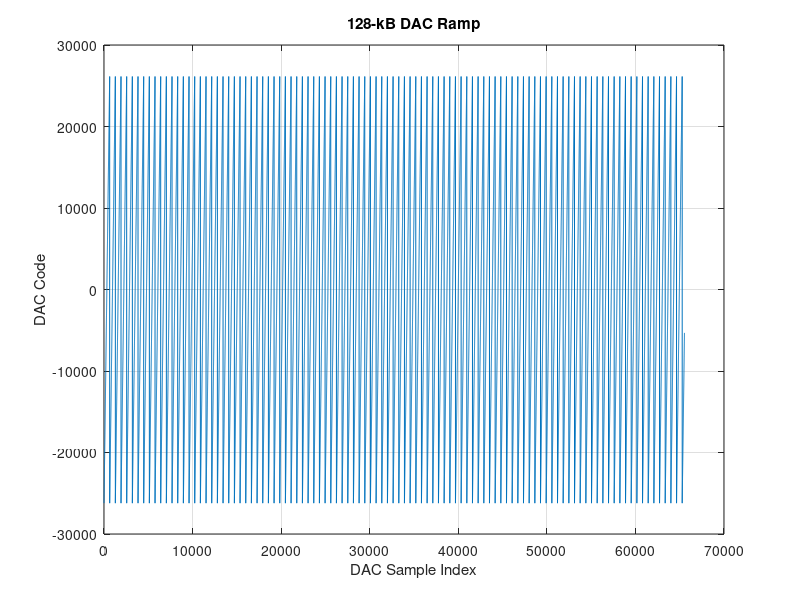
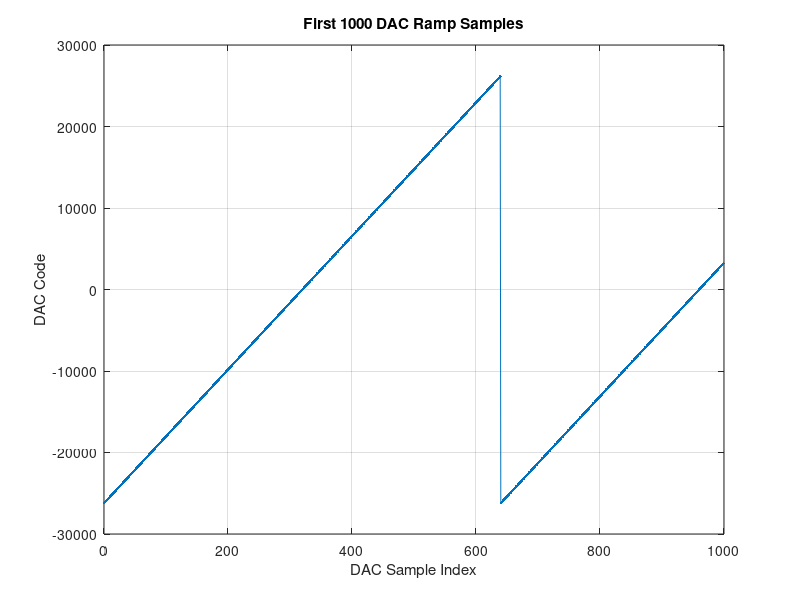

Recreate these plots in MATLAB, in order.
%% generate_dac_ramp_128k.m

clear;
clc;
close all;

%% ================================================================
% Configuration
% ================================================================

BRAM_SIZE_BYTES = 131072;    % 128 kB
BYTES_PER_SAMPLE = 2;        % int16
N = BRAM_SIZE_BYTES / BYTES_PER_SAMPLE; % 65536

Fs_dac = 6.4e9;              % DAC sample rate
f_ramp = 10e6;
amplitude = 0.80;            % 80% full scale

Ntotal = 65536;
Nperiod = round(Fs_dac / f_ramp); % 640 samples
Nperiods = floor(Ntotal / Nperiod);

fprintf('Number of samples = %d\n', N);
fprintf('BRAM bytes        = %d\n', N*BYTES_PER_SAMPLE);


%% ================================================================
% Generate ramp
%
% One complete sawtooth fills the entire 128-kB BRAM.
%
% First sample ~= -0.8 FS
% Last sample  ~= +0.8 FS
% Then playback wraps back to the first sample.
% ================================================================

one_ramp = linspace(-1, 1, Nperiod+1).';
one_ramp(end) = []; 

x = repmat(one_ramp, ceil(Ntotal/Nperiod), 1);
x = x(1:Ntotal);

% Quantization
x = int16(round(amplitude * 32767 * x));

% stop_ptr: 0x1FDC0


%% ================================================================
% Write binary file
%
% Sequential int16 samples:
%
% x0, x1, x2, ...
%
% 32 consecutive samples make each 512-bit URAM word.
% ================================================================

filename = 'dac_ramp_10MHz_128k.bin';

fid = fopen(filename, 'wb');

if fid == -1
    error('Could not open %s', filename);
end

fwrite(fid, x, 'int16', 0, 'ieee-le');

fclose(fid);


%% ================================================================
% Also generate HEX file for debugging if useful
% ================================================================

x_uint = typecast(x, 'uint16');

fid = fopen('dac_ramp_128k.hex', 'w');

for k = 1:N
    fprintf(fid, '%04X\n', x_uint(k));
end

fclose(fid);


%% ================================================================
% Information
% ================================================================

fprintf('\n');
fprintf('================ Ramp Information ================\n');

fprintf('DAC Fs                  = %.3f GSPS\n', ...
    Fs_dac/1e9);

fprintf('Target ramp frequency   = %.6f MHz\n', ...
    f_ramp/1e6);

fprintf('Actual ramp frequency   = %.6f MHz\n', ...
    Fs_dac/Nperiod/1e6);

fprintf('Ramp period             = %.6f ns\n', ...
    Nperiod/Fs_dac*1e9);

fprintf('Samples/ramp            = %d\n', ...
    Nperiod);

fprintf('Complete ramp periods   = %d\n', ...
    Nperiods);

fprintf('Minimum played sample   = %d\n', ...
    min(x));

fprintf('Maximum played sample   = %d\n', ...
    max(x));

fprintf('Binary file size        = %d bytes\n', ...
    dir(filename).bytes);

%% ================================================================
% Verify file is exactly 128 kB
% ================================================================

info = dir(filename);

assert(info.bytes == BRAM_SIZE_BYTES, ...
    'ERROR: output file is not exactly 128 kB');

fprintf('\nFile size verified: exactly 128 kB.\n');


%% ================================================================
% Plot entire ramp
% ================================================================

figure;

plot(double(x));

grid on;
xlabel('DAC Sample Index');
ylabel('DAC Code');
title('128-kB DAC Ramp');


%% ================================================================
% Plot first 1000 samples
% ================================================================

figure;

plot(0:999, double(x(1:1000)), '.-');

grid on;
xlabel('DAC Sample Index');
ylabel('DAC Code');
title('First 1000 DAC Ramp Samples');
